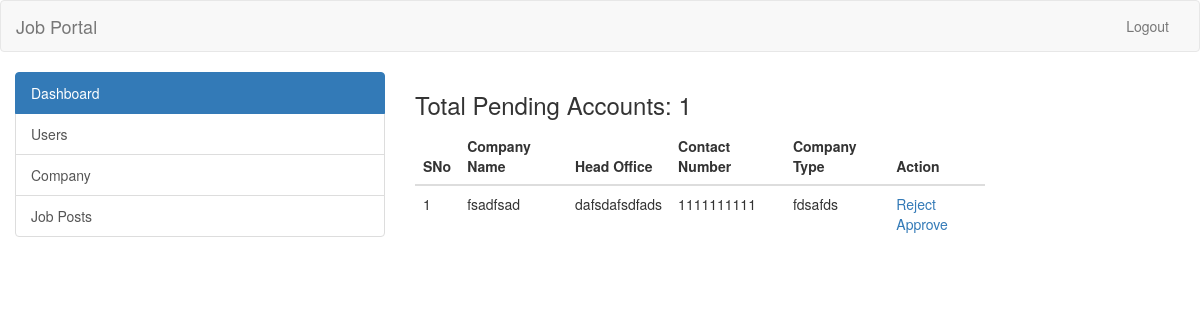
Screenshot of /admin/dashboard.php (signed in) with the database file from the repository.
### tables this page shows
CREATE TABLE `company` (
  `id_company` int(11) NOT NULL,
  `companyname` varchar(255) NOT NULL,
  `headofficecity` varchar(255) NOT NULL,
  `country` varchar(255) NOT NULL,
  `state` varchar(255) NOT NULL,
  `city` varchar(255) NOT NULL,
  `contactno` varchar(255) NOT NULL,
  `website` varchar(255) NOT NULL,
  `companytype` varchar(255) NOT NULL,
  `email` varchar(255) NOT NULL,
  `password` varchar(255) NOT NULL,
  `createdAt` timestamp NOT NULL DEFAULT CURRENT_TIMESTAMP,
  `active` int(11) NOT NULL DEFAULT '2'
);

### admin/dashboard.php (the view, shortened to what this page needs)
<?php
require_once("../db.php");
?>
<!DOCTYPE html>
<html lang="en">
  <head>
    <link rel="stylesheet" href="https://maxcdn.bootstrapcdn.com/bootstrap/3.3.7/css/bootstrap.min.css">
  </head>
  <body>
    <header>
      <nav class="navbar navbar-default">
        <div class="container-fluid">
          <div class="navbar-header">
            <a class="navbar-brand" href="../index.php">Job Portal</a>
          </div>
          <div class="collapse navbar-collapse" id="bs-example-navbar-collapse-1">
            <ul class="nav navbar-nav navbar-right">
              <li><a href="../logout.php">Logout</a></li>
            </ul>
          </div>
        </div>
      </nav>
    </header>
    <div class="container-fluid">
      <div class="row">
        <div class="col-md-4">
          <div class="list-group">
            <a href="dashboard.php" class="list-group-item active">Dashboard</a>
            <a href="user.php" class="list-group-item">Users</a>
            <a href="company.php" class="list-group-item">Company</a>
            <a href="job-posts.php" class="list-group-item">Job Posts</a>
          </div>
        </div>
        <div class="col-md-6">
        <?php
          $sql = "SELECT * FROM company WHERE active='2'";
          $result = $conn->query($sql);
          if($result->num_rows > 0) {
            echo '<h3>Total Pending Accounts: ' . $result->num_rows . '</h3>';
          }
        ?>
          <table class="table">
            <thead>
              <th>SNo</th>
              <th>Company Name</th>
              <th>Head Office</th>
              <th>Contact Number</th>
              <th>Company Type</th>
              <th>Action</th>
            </thead>
            <tbody>
              <?php
                $sql = "SELECT * FROM company WHERE active='2'";
                $result = $conn->query($sql);
                if($result->num_rows > 0) {
                  $i = 0;
                  while($row = $result->fetch_assoc()) {
                    ?>
                      <tr>
                        <td><?php echo ++$i; ?></td>
                        <td><?php echo $row['companyname']; ?></td>
                        <td><?php echo $row['headofficecity']; ?></td>
                        <td><?php echo $row['contactno']; ?></td>
                        <td><?php echo $row['companytype']; ?></td>
                        <td><a href="reject-company.php?id=<?php echo $row['id_company']; ?>">Reject</a> <a href="approve-company.php?id=<?php echo $row['id_company']; ?>">Approve</a></td>
                      </tr>
                    <?php
                  }
                }
              ?>
            </tbody>
          </table>
        </div>
      </div>
    </div>
  </body>
</html>

### rows the page displays
company: companyname "fsadfsad", headofficecity "dafsdafsdfads", contactno "1111111111", companytype "fdsafds"

### other values shown
$result->num_rows "1"
